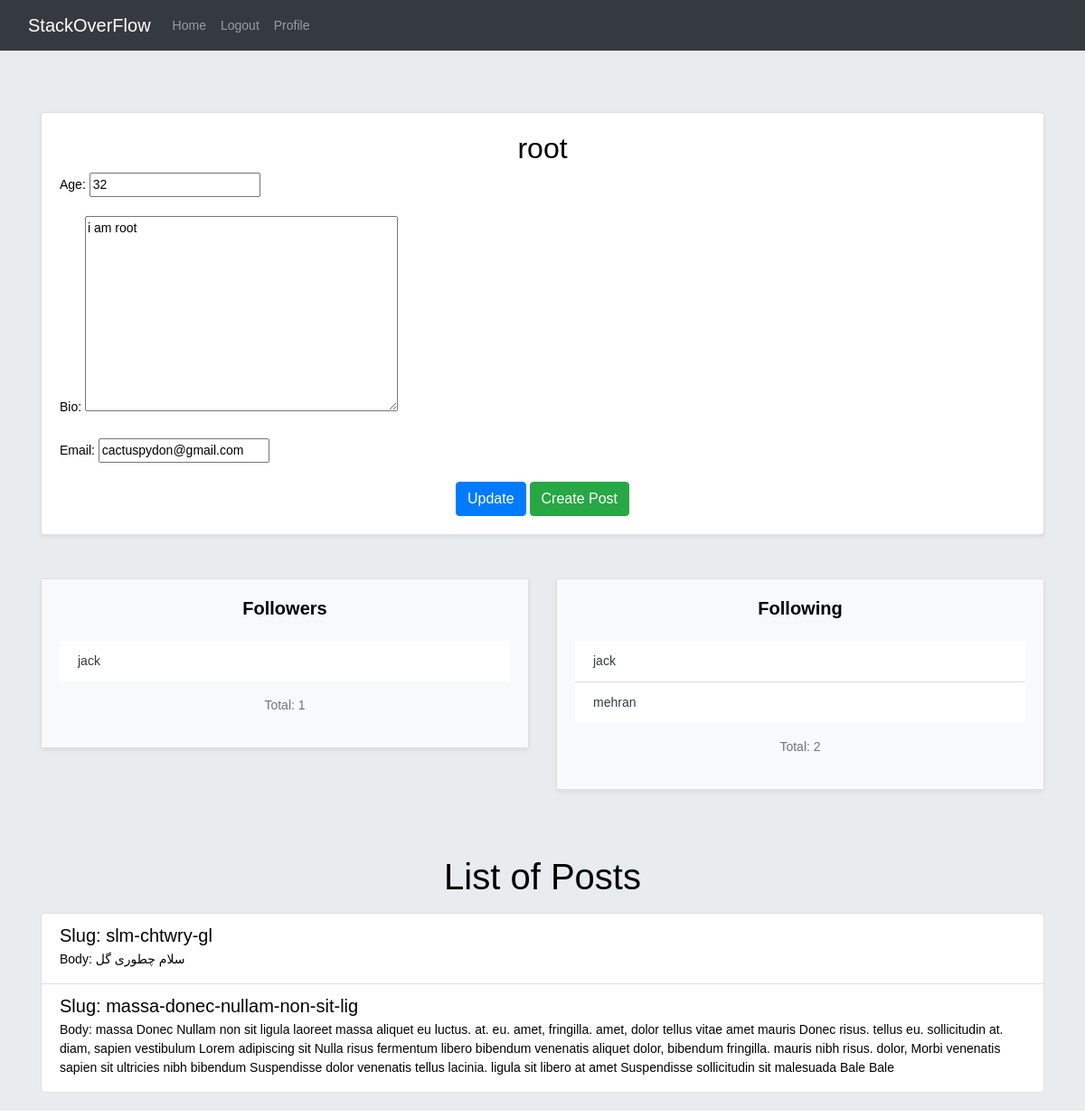
The app's page /accounts/profile/1/ (signed in), older data.
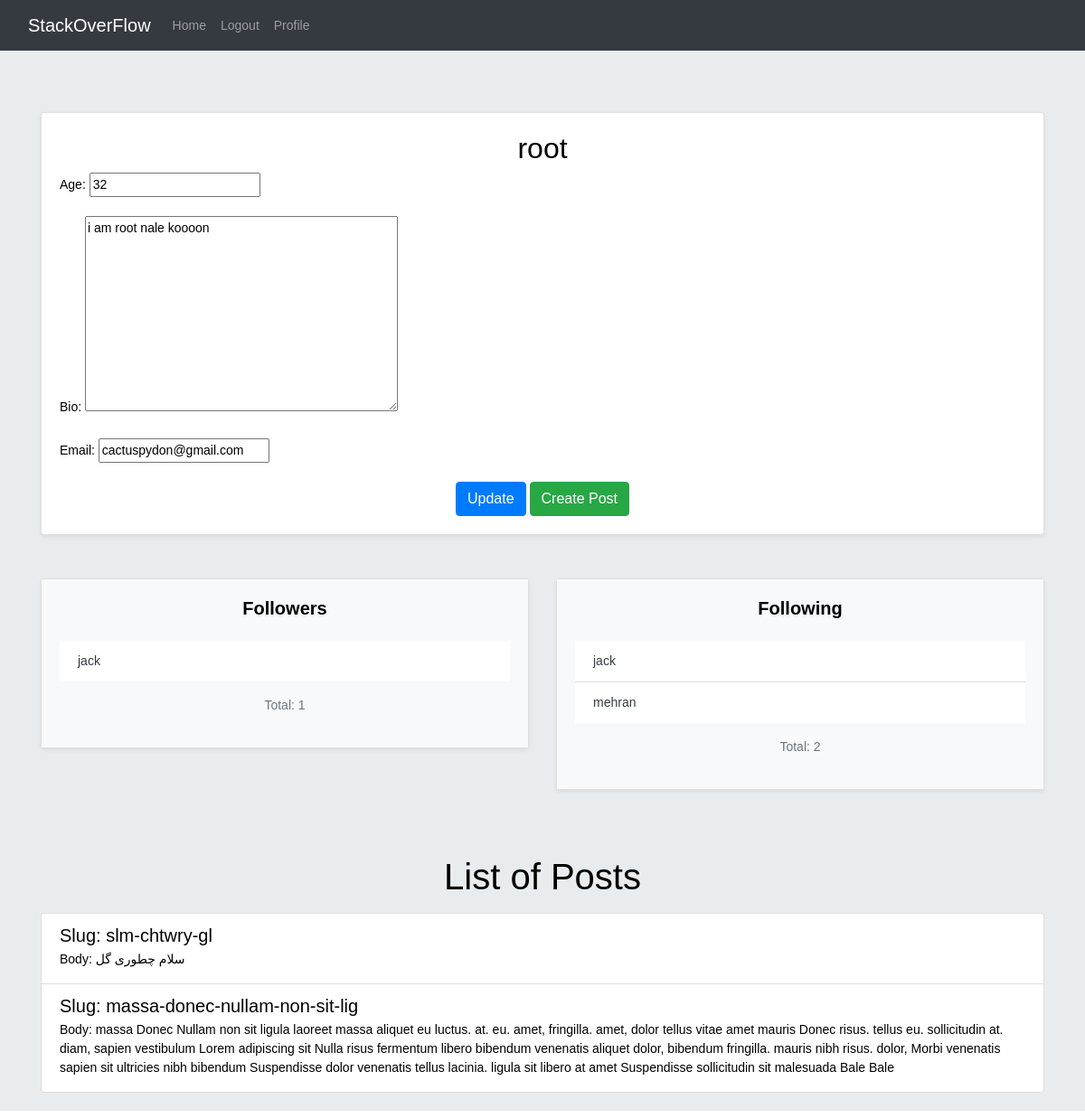
The same page, newer data.
### accounts/models.py (models this page shows, shortened)
class Profile(models.Model):
    user = models.OneToOneField(User, on_delete=models.CASCADE)
    age = models.PositiveIntegerField(default=0)
    bio = models.TextField(null=True, blank=True)

class Relation(models.Model):
    from_user = models.ForeignKey(User, on_delete=models.CASCADE, related_name='followers')
    to_user = models.ForeignKey(User, on_delete=models.CASCADE, related_name='following')
    created = models.DateTimeField(auto_now_add=True)

### home/models.py (models this page shows, shortened)
class Post(models.Model):
    user = models.ForeignKey(User, on_delete=models.CASCADE, related_name='posts')
    body = models.TextField()
    slug = models.SlugField(unique=True)
    created = models.DateTimeField(auto_now_add=True)
    updated = models.DateTimeField(auto_now=True)
    class Meta:
        ordering = ('-created',)

### accounts/views.py (the view, shortened to what this page needs)
# urls.py: path('profile/<int:pk>/', views.UserProfileView.as_view(), name='user-profile'),
class UserProfileView(LoginRequiredMixin, View):
    form_class = UserProfileForm
    template_name = 'accounts/profile.html'
    def get(self, request, pk):
        is_following = False
        user = get_object_or_404(User, pk=pk)
        form = self.form_class(instance=request.user, initial={
            'age': user.profile.age,
            'bio': user.profile.bio,
        })
        posts = user.posts.all()
        relation = Relation.objects.filter(from_user=request.user, to_user=user)
        if relation.exists():
            is_following = True
        return render(request, self.template_name, {
            'user': user,
            'form': form,
            'posts': posts,
            'is_following': is_following
        })

### accounts/forms.py
class UserProfileForm(forms.ModelForm):
    email = forms.EmailField(widget=forms.EmailInput())
    class Meta:
        model = Profile
        fields = ['age', 'bio', 'email']

### accounts/templates/accounts/profile.html (shortened to what this page needs)
{% extends '_base.html' %}
{% block content %}
    <div class="container mt-5">
        <div class="card shadow-sm">
            <div class="card-body">
                <h2 class="text-center">{{ user.username }}</h2>
                <form action="" method="post" novalidate>
                    {{ form.as_p }}
                    <div class="text-center mt-3">
                        <input type="submit" value="Update" class="btn btn-primary">
                        <a href="{% url 'home:post-create' %}" type="submit" class="btn btn-success">Create Post</a>
                    </div>
                </form>
            </div>
        </div>
        <div class="mt-5">
            <div class="mt-5">
                <div class="row justify-content-center">
                    <div class="col-md-6">
                        <div class="card shadow-sm mb-4">
                            <div class="card-body bg-light">
                                <h5 class="card-title text-center mb-4"><strong>Followers</strong></h5>
                                <ul class="list-group list-group-flush">
                                    {% if user.followers.count > 0 %}
                                        {% for follower in user.followers.all %}
                                            <li class="list-group-item"><a
                                                    href="{% url 'accounts:user-profile' user.profile.id %}"
                                                    class="text-dark">{{ follower.to_user }}</a></li>
                                        {% endfor %}
                                    {% else %}
                                        <li class="list-group-item text-center text-muted">No followers yet.</li>
                                    {% endif %}
                                </ul>
                                <p class="text-center mt-3 text-muted">Total: {{ user.followers.count }}</p>
                            </div>
                        </div>
                    </div>
                    <div class="col-md-6">
                        <div class="card shadow-sm mb-4">
                            <div class="card-body bg-light">
                                <h5 class="card-title text-center mb-4"><strong>Following</strong></h5>
                                <ul class="list-group list-group-flush">
                                    {% if user.following.count > 0 %}
                                        {% for following in user.following.all %}
                                            <li class="list-group-item"><a
                                                    href="{% url 'accounts:user-profile'  user.profile.id %}"
                                                    class="text-dark">{{ following.from_user }}</a></li>
                                        {% endfor %}
                                    {% else %}
                                        <li class="list-group-item text-center text-muted">Not following anyone yet.
                                        </li>
                                    {% endif %}
                                </ul>
                                <p class="text-center mt-3 text-muted">Total: {{ user.following.count }}</p>
                            </div>
                        </div>
                    </div>
                </div>
            </div>
        </div>
        <div class="mt-5">
            <h1 class="text-center">List of Posts</h1>
            {% if posts %}
                <div class="list-group mt-3">
                    {% for post in posts %}
                        <div class="list-group-item">
                            <h5 class="mb-1">Slug: {{ post.slug }}</h5>
                            <p class="mb-1">Body: {{ post.body }}</p>
                        </div>
                    {% endfor %}
                </div>
            {% else %}
                <p class="text-center">No posts available.</p>
            {% endif %}
        </div>
    </div>
{% endblock %}

### templates/_base.html (shortened to what this page needs)
<!DOCTYPE html>
<html lang="en">
<head>
    <link href="https://maxcdn.bootstrapcdn.com/bootstrap/4.5.2/css/bootstrap.min.css" rel="stylesheet">
</head>
<body>
    {% include "inc/navbar.html" %}
    <div class="jombotron">
        {% block content %}
        {% endblock content %}
    </div>
</body>
</html>

### templates/inc/navbar.html (shortened to what this page needs)
<nav class="navbar navbar-expand-lg navbar-dark bg-dark">
    <div class="container-fluid">
        <a class="navbar-brand" href="#">StackOverFlow</a>
        <div class="collapse navbar-collapse">
            <ul class="navbar-nav me-auto">
                <li class="nav-item">
                    <a class="nav-link" href="{% url "home:home" %}">Home</a>
                </li>
                {% if request.user.is_authenticated %}
                    <li class="nav-item">
                        <a class="nav-link" href="{% url 'accounts:user-logout' %}">Logout</a>
                    </li>
                    <li class="nav-item">
                        <a class="nav-link" href="{% url 'accounts:user-profile' user.id %}">Profile</a>
                    </li>
                {% endif %}
            </ul>
        </div>
    </div>
</nav>

### templates/_base.html (style rules this page uses)
.jombotron { padding: 20px; margin-bottom: 20px; background-color: #e9ecef; }
body { font-family: Verdana, Geneva, Tahoma, sans-serif; font-size: 14px; color: black; }

Row changes from the older to the newer data that the page shows:
changed Profile: bio "i am root" → "i am root nale koooon"
